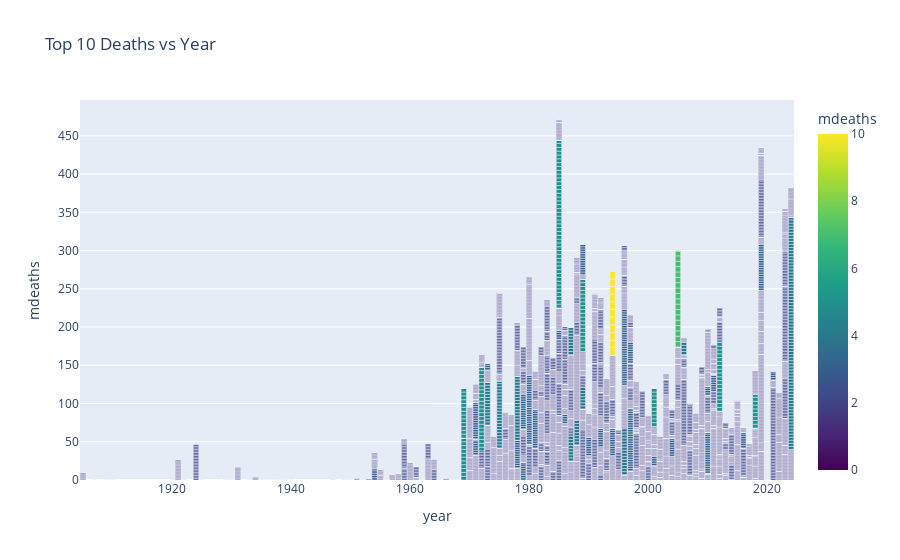

Notebook code for this chart:
### Code cell
#Plot Death vs Years

fig_deaths = px.bar(merged_df, x='year', y='mdeaths', title='Top 10 Deaths vs Year',
            labels={'x': 'Year', 'y': 'Number of Deaths'},
            color='mdeaths', color_continuous_scale=px.colors.sequential.Viridis)
fig_deaths.update_layout(bargap=0.1)    

fig_deaths.show()

### Figure 1 — Plotly figure (JSON) as saved in the notebook; plotly's stock layout.template omitted (floating-point values rounded to 4 significant figures; data arrays with more than 128 entries replaced by an {"elided": "..."} marker saying what was removed)
{"data": [{"hovertemplate": "year=%{x}<br>mdeaths=%{marker.color}<extra></extra>", "legendgroup": "", "marker": {"color": {"elided": "89104 int values"}, "coloraxis": "coloraxis", "pattern": {"shape": ""}}, "name": "", "orientation": "v", "showlegend": false, "textposition": "auto", "type": "bar", "x": {"elided": "89104 int values"}, "xaxis": "x", "y": {"elided": "89104 int values"}, "yaxis": "y"}], "layout": {"bargap": 0.1, "barmode": "relative", "coloraxis": {"colorbar": {"title": {"text": "mdeaths"}}, "colorscale": [[0, "#440154"], [0.1111, "#482878"], [0.2222, "#3e4989"], [0.3333, "#31688e"], [0.4444, "#26828e"], [0.5556, "#1f9e89"], [0.6667, "#35b779"], [0.7778, "#6ece58"], [0.8889, "#b5de2b"], [1, "#fde725"]]}, "legend": {"tracegroupgap": 0}, "title": {"text": "Top 10 Deaths vs Year"}, "xaxis": {"anchor": "y", "domain": [0, 1], "title": {"text": "year"}}, "yaxis": {"anchor": "x", "domain": [0, 1], "title": {"text": "mdeaths"}}}}
